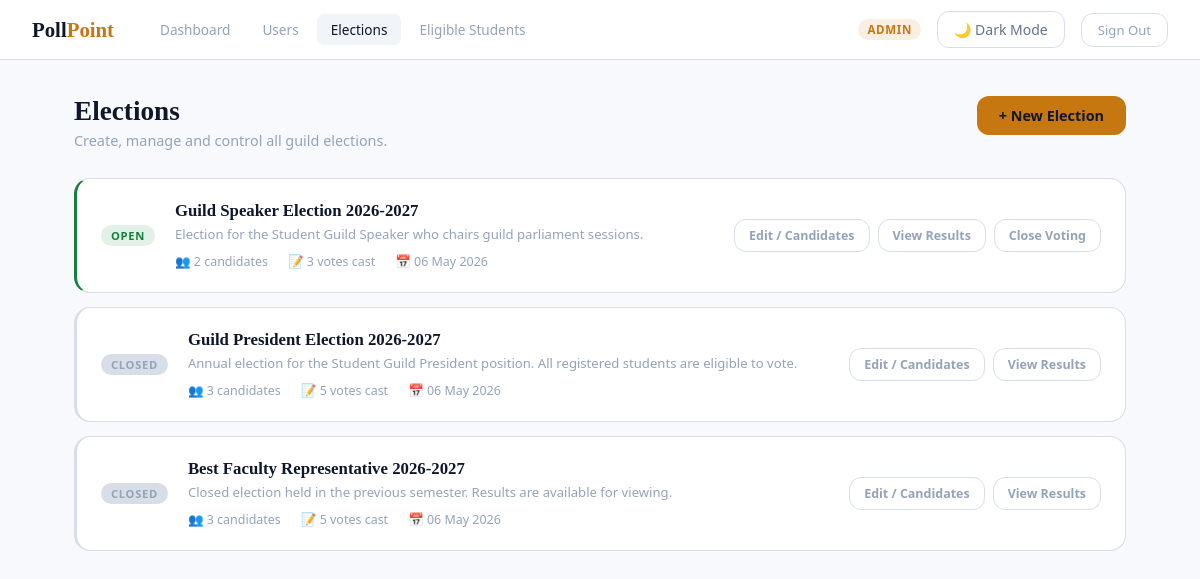
The page /admin_elections.php (signed in) on the database its author committed.
### tables this page shows
CREATE TABLE `elections` (
  `id` int UNSIGNED NOT NULL,
  `title` varchar(200) NOT NULL,
  `description` text,
  `status` enum('pending','open','closed') NOT NULL DEFAULT 'pending',
  `created_by` int UNSIGNED NOT NULL,
  `created_at` datetime NOT NULL DEFAULT CURRENT_TIMESTAMP
);

### admin_elections.php (the view, shortened to what this page needs)
<?php
require_once 'db.php';
$r         = mysqli_query($conn,
    "SELECT
        e.id,
        e.title,
        e.description,
        e.status,
        e.created_at,
        COUNT(DISTINCT c.id) AS candidate_count,
        COUNT(DISTINCT v.id) AS vote_count
     FROM elections e
     LEFT JOIN candidates c ON c.election_id = e.id
     LEFT JOIN votes      v ON v.election_id = e.id
     GROUP BY e.id, e.title, e.description, e.status, e.created_at
     ORDER BY FIELD(e.status,'open','pending','closed'), e.created_at DESC"
);
$elections = [];
while ($row = mysqli_fetch_assoc($r)) {
    $elections[] = $row;
}
?>
<!DOCTYPE html>
<html lang="en">
<head>
    <link rel="stylesheet" href="styles.css">
</head>
<body>
<nav class="topbar">
    <div class="topbar-left">
        <div class="topbar-logo">Poll<span>Point</span></div>
        <div class="topbar-nav">
            <a href="admin_dashboard.php">Dashboard</a>
            <a href="admin_users.php">Users</a>
            <a href="admin_elections.php" class="active">Elections</a>
            <a href="admin_eligible.php">Eligible Students</a>
        </div>
    </div>
    <div class="topbar-right">
        <span class="admin-badge">Admin</span>
        <button id="theme-toggle-btn" class="theme-toggle-btn" onclick="toggleTheme()">🌙 Dark Mode</button>
        <a href="logout.php" class="btn-logout">Sign Out</a>
    </div>
</nav>
<main class="main">
    <div class="page-header">
        <div>
            <h1>Elections</h1>
            <p>Create, manage and control all guild elections.</p>
        </div>
        <button type="button" class="btn-primary" onclick="openCreateModal()">
            + New Election
        </button>
    </div>
    <?php if (empty($elections)): ?>
        <div class="empty-state">
            <p>No elections have been created yet.</p>
            <button type="button" class="btn-primary" onclick="openCreateModal()">
                Create your first election
            </button>
        </div>
    <?php else: ?>
        <div class="elections-grid">
        <?php foreach ($elections as $e): ?>
        <div class="election-card is-<?php echo $e['status']; ?>">
            <span class="status-pill pill-<?php echo $e['status']; ?>">
                <?php echo ucfirst($e['status']); ?>
            </span>
            <div class="election-info">
                <div class="election-title"><?php echo htmlspecialchars($e['title']); ?></div>
                <?php if (!empty($e['description'])): ?>
                <div class="election-desc"><?php echo htmlspecialchars($e['description']); ?></div>
                <?php endif; ?>
                <div class="election-meta">
                    <span>&#128101; <?php echo $e['candidate_count']; ?> candidate<?php echo $e['candidate_count'] != 1 ? 's' : ''; ?></span>
                    <span>&#128221; <?php echo $e['vote_count']; ?> vote<?php echo $e['vote_count'] != 1 ? 's' : ''; ?> cast</span>
                    <span>&#128197; <?php echo date('d M Y', strtotime($e['created_at'])); ?></span>
                </div>
            </div>
            <div class="election-actions">
                <a href="admin_election_edit.php?election_id=<?php echo $e['id']; ?>"
                   class="btn-action edit">
                    Edit / Candidates
                </a>
                <?php if ($e['status'] === 'open' || $e['status'] === 'closed'): ?>
                <a href="admin_results.php?election_id=<?php echo $e['id']; ?>"
                   class="btn-action">
                    View Results
                </a>
                <?php endif; ?>
                <?php if ($e['status'] === 'pending'): ?>
                    <form method="POST" style="display:inline">
                        <input type="hidden" name="action"      value="set_status">
                        <input type="hidden" name="election_id" value="<?php echo $e['id']; ?>">
                        <input type="hidden" name="new_status"  value="open">
                        <button type="submit" class="btn-action open-btn"
                            onclick="return confirm('Open this election for voting now?')">
                            Open Voting
                        </button>
                    </form>
                <?php elseif ($e['status'] === 'open'): ?>
                    <form method="POST" style="display:inline">
                        <button type="submit" class="btn-action close-btn"
                            onclick="return confirm('Close this election? Students will no longer be able to vote.')">
                            Close Voting
                        </button>
                    </form>
                <?php endif; ?>
            </div>
        </div>
        <?php endforeach; ?>
        </div>
    <?php endif; ?>
</main>
</body>
</html>

### styles.css (style rules this page uses)
:root { color-scheme: light; --font-sans: system-ui, -apple-system, BlinkMacSystemFont, "Segoe UI", Roboto, Arial, sans-serif; --font-serif: Georgia, "Times New Roman", Times, serif; --space-1: 4px; --space-2: 8px; --space-3: 12px; --space-4: 16px; --space-5: 20px; --space-6: 24px; --space-8: 32px; --space-10: 40px; --radius-sm: 8px; --radius-md: 12px; --radius-lg: 16px; --radius-xl: 20px; --bg-page: #f7f9fc; --bg-surface: #ffffff; --bg-surface-2: #f1f5f9; --bg-surface-3: #eaf0f7; --bg-overlay: rgba(15, 23, 42, 0.55); --text-primary: #0f172a; --text-secondary: #64748b; --text-muted: #94a3b8; --text-inverse: #ffffff; --border-subtle: #d7dee8; --border-strong: #b8c3d3; --shadow-sm: 0 1px 2px rgba(15, 23, 42, 0.06); --shadow-md: 0 10px 30px rgba(15, 23, 42, 0.10); --shadow-lg: 0 18px 45px rgba(15, 23, 42, 0.14); --accent: #c7770f; --accent-hover: #a9640b; --accent-soft: rgba(199, 119, 15, 0.12); --success: #15803d; --success-soft: rgba(21, 128, 61, 0.12); --warning: #b45309; --warning-soft: rgba(180, 83, 9, 0.12); --danger: #dc2626; --danger-soft: rgba(220, 38, 38, 0.12); --info: #2563eb; --info-soft: rgba(37, 99, 235, 0.12); --focus-ring: 0 0 0 3px rgba(199, 119, 15, 0.22); --transition-fast: 120ms ease; --transition-base: 180ms ease; --transition-slow: 260ms ease; --page-background: var(--bg-page); --surface: var(--bg-surface); --surface-elevated: var(--bg-surface-2); --surface-raised: var(--bg-surface-3); --card-background: var(--bg-surface); --card-border: var(--border-subtle); --header-background: var(--bg-surface); --input-background: var(--bg-surface); --input-border: var(--border-subtle); --input-text: var(--text-primary); --input-placeholder: var(--text-muted); --button-primary-bg: var(--accent); --button-primary-text: var(--text-inverse); --button-primary-hover: var(--accent-hover); --button-secondary-bg: var(--bg-surface-2); --button-secondary-text: var(--text-primary); --button-secondary-border: var(--border-subtle); --table-header-bg: var(--bg-surface-2); --table-row-hover: var(--bg-surface-2); --modal-backdrop: var(--bg-overlay); }
html { background: var(--page-background); }
body { background: var(--page-background); color: var(--text-primary); font-family: var(--font-sans); transition: background-color var(--transition-base), color var(--transition-base); }
button, input, select, textarea { font: inherit; }
.theme-toggle-btn { display: inline-flex; align-items: center; gap: var(--space-2); padding: var(--space-2) var(--space-4); background: transparent; border: 1px solid var(--border-subtle); border-radius: var(--radius-md); color: var(--text-secondary); font-family: var(--font-sans); font-size: 0.875rem; cursor: pointer; transition: border-color var(--transition-base), color var(--transition-base), background-color var(--transition-base); white-space: nowrap; }

### rows shown on the page
elections: status "OPEN", title "Guild Speaker Election 2026-2027", description "Election for the Student Guild Speaker who chairs guild parliament sessions.", candidate_count "2", vote_count "3", created_at "06 May 2026"
elections: status "CLOSED", title "Guild President Election 2026-2027", description "Annual election for the Student Guild President position. All registered students are eligible to vote.", candidate_count "3", vote_count "5", created_at "06 May 2026"
elections: status "CLOSED", title "Best Faculty Representative 2026-2027", description "Closed election held in the previous semester. Results are available for viewing.", candidate_count "3", vote_count "5", created_at "06 May 2026"
